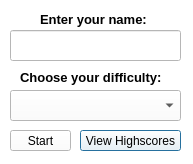
<?xml version="1.0" encoding="UTF-8"?>
<ui version="4.0">
 <class>StartupWindow</class>
 <widget class="QDialog" name="StartupWindow">
  <property name="geometry">
   <rect>
    <x>0</x>
    <y>0</y>
    <width>193</width>
    <height>164</height>
   </rect>
  </property>
  <property name="palette">
   <palette>
    <active>
     <colorrole role="WindowText">
      <brush brushstyle="SolidPattern">
       <color alpha="255">
        <red>0</red>
        <green>0</green>
        <blue>0</blue>
       </color>
      </brush>
     </colorrole>
     <colorrole role="Button">
      <brush brushstyle="SolidPattern">
       <color alpha="255">
        <red>255</red>
        <green>255</green>
        <blue>255</blue>
       </color>
      </brush>
     </colorrole>
     <colorrole role="Light">
      <brush brushstyle="SolidPattern">
       <color alpha="255">
        <red>255</red>
        <green>255</green>
        <blue>255</blue>
       </color>
      </brush>
     </colorrole>
     <colorrole role="Midlight">
      <brush brushstyle="SolidPattern">
       <color alpha="255">
        <red>255</red>
        <green>255</green>
        <blue>255</blue>
       </color>
      </brush>
     </colorrole>
     <colorrole role="Dark">
      <brush brushstyle="SolidPattern">
       <color alpha="255">
        <red>127</red>
        <green>127</green>
        <blue>127</blue>
       </color>
      </brush>
     </colorrole>
     <colorrole role="Mid">
      <brush brushstyle="SolidPattern">
       <color alpha="255">
        <red>170</red>
        <green>170</green>
        <blue>170</blue>
       </color>
      </brush>
     </colorrole>
     <colorrole role="Text">
      <brush brushstyle="SolidPattern">
       <color alpha="255">
        <red>0</red>
        <green>0</green>
        <blue>0</blue>
       </color>
      </brush>
     </colorrole>
     <colorrole role="BrightText">
      <brush brushstyle="SolidPattern">
       <color alpha="255">
        <red>255</red>
        <green>255</green>
        <blue>255</blue>
       </color>
      </brush>
     </colorrole>
     <colorrole role="ButtonText">
      <brush brushstyle="SolidPattern">
       <color alpha="255">
        <red>0</red>
        <green>0</green>
        <blue>0</blue>
       </color>
      </brush>
     </colorrole>
     <colorrole role="Base">
      <brush brushstyle="SolidPattern">
       <color alpha="255">
        <red>255</red>
        <green>255</green>
        <blue>255</blue>
       </color>
      </brush>
     </colorrole>
     <colorrole role="Window">
      <brush brushstyle="SolidPattern">
       <color alpha="255">
        <red>255</red>
        <green>255</green>
        <blue>255</blue>
       </color>
      </brush>
     </colorrole>
     <colorrole role="Shadow">
      <brush brushstyle="SolidPattern">
       <color alpha="255">
        <red>0</red>
        <green>0</green>
        <blue>0</blue>
       </color>
      </brush>
     </colorrole>
     <colorrole role="AlternateBase">
      <brush brushstyle="SolidPattern">
       <color alpha="255">
        <red>255</red>
        <green>255</green>
        <blue>255</blue>
       </color>
      </brush>
     </colorrole>
     <colorrole role="ToolTipBase">
      <brush brushstyle="SolidPattern">
       <color alpha="255">
        <red>255</red>
        <green>255</green>
        <blue>220</blue>
       </color>
      </brush>
     </colorrole>
     <colorrole role="ToolTipText">
      <brush brushstyle="SolidPattern">
       <color alpha="255">
        <red>0</red>
        <green>0</green>
        <blue>0</blue>
       </color>
      </brush>
     </colorrole>
     <colorrole role="PlaceholderText">
      <brush brushstyle="SolidPattern">
       <color alpha="128">
        <red>0</red>
        <green>0</green>
        <blue>0</blue>
       </color>
      </brush>
     </colorrole>
    </active>
    <inactive>
     <colorrole role="WindowText">
      <brush brushstyle="SolidPattern">
       <color alpha="255">
        <red>0</red>
        <green>0</green>
        <blue>0</blue>
       </color>
      </brush>
     </colorrole>
     <colorrole role="Button">
      <brush brushstyle="SolidPattern">
       <color alpha="255">
        <red>255</red>
        <green>255</green>
        <blue>255</blue>
       </color>
      </brush>
     </colorrole>
     <colorrole role="Light">
      <brush brushstyle="SolidPattern">
       <color alpha="255">
        <red>255</red>
        <green>255</green>
        <blue>255</blue>
       </color>
      </brush>
     </colorrole>
     <colorrole role="Midlight">
      <brush brushstyle="SolidPattern">
       <color alpha="255">
        <red>255</red>
        <green>255</green>
        <blue>255</blue>
       </color>
      </brush>
     </colorrole>
     <colorrole role="Dark">
      <brush brushstyle="SolidPattern">
       <color alpha="255">
        <red>127</red>
        <green>127</green>
        <blue>127</blue>
       </color>
      </brush>
     </colorrole>
     <colorrole role="Mid">
      <brush brushstyle="SolidPattern">
       <color alpha="255">
        <red>170</red>
        <green>170</green>
        <blue>170</blue>
       </color>
      </brush>
     </colorrole>
     <colorrole role="Text">
      <brush brushstyle="SolidPattern">
       <color alpha="255">
        <red>0</red>
        <green>0</green>
        <blue>0</blue>
       </color>
      </brush>
     </colorrole>
     <colorrole role="BrightText">
      <brush brushstyle="SolidPattern">
       <color alpha="255">
        <red>255</red>
        <green>255</green>
        <blue>255</blue>
       </color>
      </brush>
     </colorrole>
     <colorrole role="ButtonText">
      <brush brushstyle="SolidPattern">
       <color alpha="255">
        <red>0</red>
        <green>0</green>
        <blue>0</blue>
       </color>
      </brush>
     </colorrole>
     <colorrole role="Base">
      <brush brushstyle="SolidPattern">
       <color alpha="255">
        <red>255</red>
        <green>255</green>
        <blue>255</blue>
       </color>
      </brush>
     </colorrole>
     <colorrole role="Window">
      <brush brushstyle="SolidPattern">
       <color alpha="255">
        <red>255</red>
        <green>255</green>
        <blue>255</blue>
       </color>
      </brush>
     </colorrole>
     <colorrole role="Shadow">
      <brush brushstyle="SolidPattern">
       <color alpha="255">
        <red>0</red>
        <green>0</green>
        <blue>0</blue>
       </color>
      </brush>
     </colorrole>
     <colorrole role="AlternateBase">
      <brush brushstyle="SolidPattern">
       <color alpha="255">
        <red>255</red>
        <green>255</green>
        <blue>255</blue>
       </color>
      </brush>
     </colorrole>
     <colorrole role="ToolTipBase">
      <brush brushstyle="SolidPattern">
       <color alpha="255">
        <red>255</red>
        <green>255</green>
        <blue>220</blue>
       </color>
      </brush>
     </colorrole>
     <colorrole role="ToolTipText">
      <brush brushstyle="SolidPattern">
       <color alpha="255">
        <red>0</red>
        <green>0</green>
        <blue>0</blue>
       </color>
      </brush>
     </colorrole>
     <colorrole role="PlaceholderText">
      <brush brushstyle="SolidPattern">
       <color alpha="128">
        <red>0</red>
        <green>0</green>
        <blue>0</blue>
       </color>
      </brush>
     </colorrole>
    </inactive>
    <disabled>
     <colorrole role="WindowText">
      <brush brushstyle="SolidPattern">
       <color alpha="255">
        <red>127</red>
        <green>127</green>
        <blue>127</blue>
       </color>
      </brush>
     </colorrole>
     <colorrole role="Button">
      <brush brushstyle="SolidPattern">
       <color alpha="255">
        <red>255</red>
        <green>255</green>
        <blue>255</blue>
       </color>
      </brush>
     </colorrole>
     <colorrole role="Light">
      <brush brushstyle="SolidPattern">
       <color alpha="255">
        <red>255</red>
        <green>255</green>
        <blue>255</blue>
       </color>
      </brush>
     </colorrole>
     <colorrole role="Midlight">
      <brush brushstyle="SolidPattern">
       <color alpha="255">
        <red>255</red>
        <green>255</green>
        <blue>255</blue>
       </color>
      </brush>
     </colorrole>
     <colorrole role="Dark">
      <brush brushstyle="SolidPattern">
       <color alpha="255">
        <red>127</red>
        <green>127</green>
        <blue>127</blue>
       </color>
      </brush>
     </colorrole>
     <colorrole role="Mid">
      <brush brushstyle="SolidPattern">
       <color alpha="255">
        <red>170</red>
        <green>170</green>
        <blue>170</blue>
       </color>
      </brush>
     </colorrole>
     <colorrole role="Text">
      <brush brushstyle="SolidPattern">
       <color alpha="255">
        <red>127</red>
        <green>127</green>
        <blue>127</blue>
       </color>
      </brush>
     </colorrole>
     <colorrole role="BrightText">
      <brush brushstyle="SolidPattern">
       <color alpha="255">
        <red>255</red>
        <green>255</green>
        <blue>255</blue>
       </color>
      </brush>
     </colorrole>
     <colorrole role="ButtonText">
      <brush brushstyle="SolidPattern">
       <color alpha="255">
        <red>127</red>
        <green>127</green>
        <blue>127</blue>
       </color>
      </brush>
     </colorrole>
     <colorrole role="Base">
      <brush brushstyle="SolidPattern">
       <color alpha="255">
        <red>255</red>
        <green>255</green>
        <blue>255</blue>
       </color>
      </brush>
     </colorrole>
     <colorrole role="Window">
      <brush brushstyle="SolidPattern">
       <color alpha="255">
        <red>255</red>
        <green>255</green>
        <blue>255</blue>
       </color>
      </brush>
     </colorrole>
     <colorrole role="Shadow">
      <brush brushstyle="SolidPattern">
       <color alpha="255">
        <red>0</red>
        <green>0</green>
        <blue>0</blue>
       </color>
      </brush>
     </colorrole>
     <colorrole role="AlternateBase">
      <brush brushstyle="SolidPattern">
       <color alpha="255">
        <red>255</red>
        <green>255</green>
        <blue>255</blue>
       </color>
      </brush>
     </colorrole>
     <colorrole role="ToolTipBase">
      <brush brushstyle="SolidPattern">
       <color alpha="255">
        <red>255</red>
        <green>255</green>
        <blue>220</blue>
       </color>
      </brush>
     </colorrole>
     <colorrole role="ToolTipText">
      <brush brushstyle="SolidPattern">
       <color alpha="255">
        <red>0</red>
        <green>0</green>
        <blue>0</blue>
       </color>
      </brush>
     </colorrole>
     <colorrole role="PlaceholderText">
      <brush brushstyle="SolidPattern">
       <color alpha="128">
        <red>0</red>
        <green>0</green>
        <blue>0</blue>
       </color>
      </brush>
     </colorrole>
    </disabled>
   </palette>
  </property>
  <property name="windowTitle">
   <string>Setup Window</string>
  </property>
  <widget class="QComboBox" name="difficultyBox">
   <property name="geometry">
    <rect>
     <x>10</x>
     <y>90</y>
     <width>171</width>
     <height>31</height>
    </rect>
   </property>
  </widget>
  <widget class="QLineEdit" name="nameBox">
   <property name="geometry">
    <rect>
     <x>10</x>
     <y>30</y>
     <width>171</width>
     <height>31</height>
    </rect>
   </property>
  </widget>
  <widget class="QPushButton" name="highscoreButton">
   <property name="geometry">
    <rect>
     <x>80</x>
     <y>130</y>
     <width>101</width>
     <height>21</height>
    </rect>
   </property>
   <property name="text">
    <string>View Highscores</string>
   </property>
  </widget>
  <widget class="QPushButton" name="startButton">
   <property name="geometry">
    <rect>
     <x>10</x>
     <y>130</y>
     <width>61</width>
     <height>21</height>
    </rect>
   </property>
   <property name="text">
    <string>Start</string>
   </property>
   <property name="shortcut">
    <string>Return</string>
   </property>
  </widget>
  <widget class="QLabel" name="nameLabel">
   <property name="geometry">
    <rect>
     <x>40</x>
     <y>10</y>
     <width>131</width>
     <height>20</height>
    </rect>
   </property>
   <property name="text">
    <string>&lt;html&gt;&lt;head/&gt;&lt;body&gt;&lt;p&gt;&lt;span style=&quot; font-size:10pt; font-weight:600;&quot;&gt;Enter your name:&lt;/span&gt;&lt;/p&gt;&lt;/body&gt;&lt;/html&gt;</string>
   </property>
  </widget>
  <widget class="QLabel" name="difficultLabel">
   <property name="geometry">
    <rect>
     <x>20</x>
     <y>70</y>
     <width>161</width>
     <height>16</height>
    </rect>
   </property>
   <property name="text">
    <string>&lt;html&gt;&lt;head/&gt;&lt;body&gt;&lt;p&gt;&lt;span style=&quot; font-size:10pt; font-weight:600;&quot;&gt;Choose your difficulty:&lt;/span&gt;&lt;/p&gt;&lt;/body&gt;&lt;/html&gt;</string>
   </property>
  </widget>
 </widget>
 <resources/>
 <connections/>
</ui>
